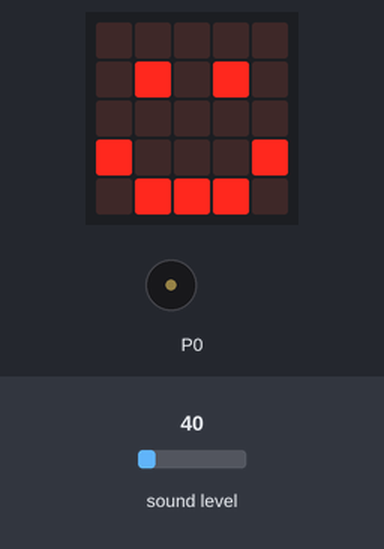
Simulated run of this program. Board: BBC micro:bit (MakeCode). On the bench: the board's 5×5 LED display, buzzer (waves = sounding). The inputs (shaded band) are chosen by the test bench; at power-on: sound level 40.

Above: at 1.8 s.
1.9 s: sound level set to 191
At 2.3 s:
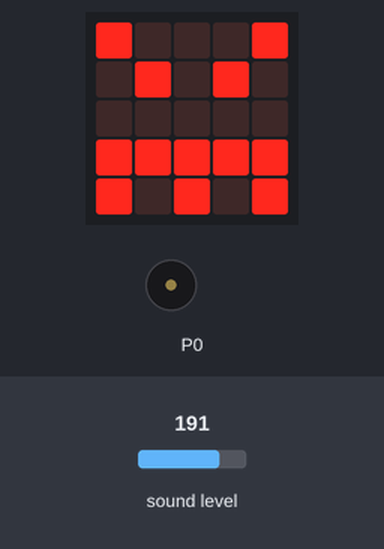
At 2.68 s:
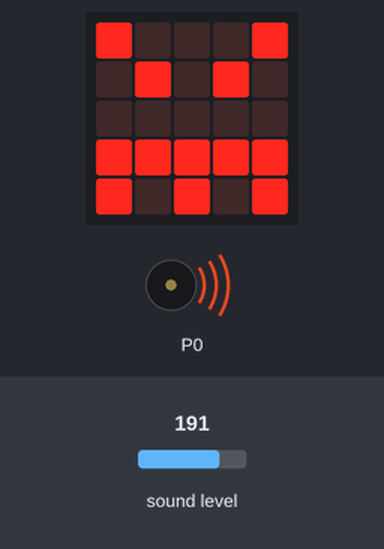
Timing chart, 0 to 4.9 s (numbered marks = the images above; inputs shaded):
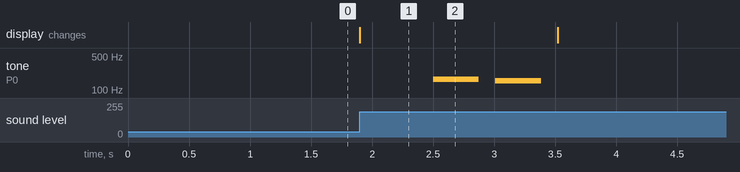

Measured:
- after the input at 1.9 s, tone on P0: silent → 165 Hz after 0.60 s, → silent 0.38 s later, → 156 Hz 0.14 s later, → silent 0.38 s later; the display: changes at once (image 1)
- what the display in image 1 shows lasts 1.6 s, from 1.9 s to 3.5 s

The program:

main.ts
```typescript
input.onSound(DetectedSound.Loud, function () {
    basic.showIcon(IconNames.Angry)
    music.startMelody(music.builtInMelody(Melodies.Wawawawaa), MelodyOptions.Once)
    basic.pause(1000)
    music.stopAllSounds()
    basic.showIcon(IconNames.Happy)
})
music.setVolume(120)
input.setSoundThreshold(SoundThreshold.Loud, 140)
basic.showIcon(IconNames.Happy)
```

test.ts
```typescript
// テストはここに来ます。このパッケージが拡張機能として使用されるときにはコンパイルされません。
```
